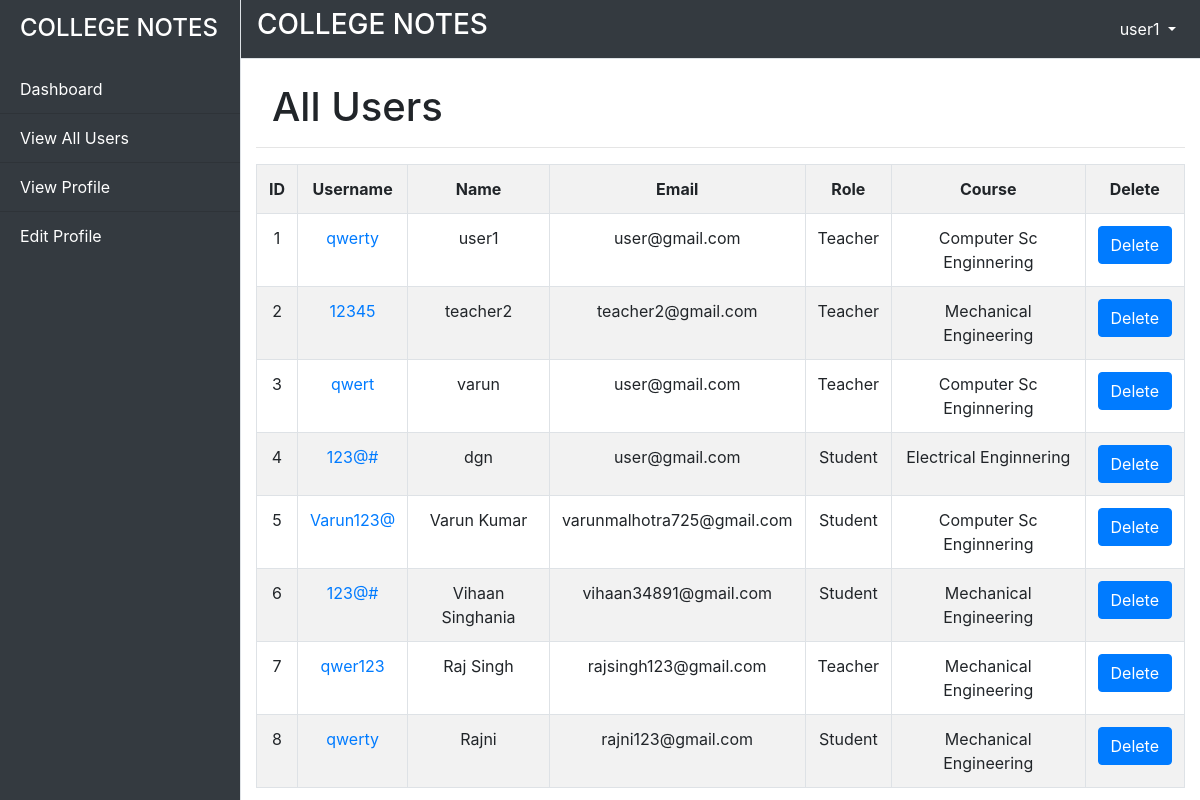
The page /admin.php?adminid=1&myusers=1 on the database its author committed.
### tables this page shows
CREATE TABLE `users` (
  `ID` int(11) NOT NULL,
  `Name` varchar(225) NOT NULL,
  `email` varchar(225) NOT NULL,
  `Username` varchar(225) NOT NULL,
  `Password` varchar(225) NOT NULL,
  `Gender` varchar(225) NOT NULL,
  `Role` varchar(225) NOT NULL,
  `Course` varchar(225) NOT NULL,
  `Image` varchar(225) NOT NULL,
  `About` varchar(225) NOT NULL,
  `Joindate` date NOT NULL
);

### admin.php (the view, shortened to what this page needs)
<?php
        if(isset($_GET['adminid']))
        {
            $conn=mysqli_connect("localhost","root","","project2");
            $id=$_GET['adminid'];
            $sel1="select * from users where ID=$id";
            $res1=mysqli_query($conn,$sel1);
            $res2=mysqli_fetch_array($res1);
        }
        else
        {
            header("location:index.php?ad=1");
        }
    ?>
<!doctype html>
<html lang="en">
  <head>
    <link rel="stylesheet" href="https://stackpath.bootstrapcdn.com/bootstrap/4.5.2/css/bootstrap.min.css">
  </head>
  <body>
        <div class="d-flex" id="wrapper">
            <div class="bg-dark border-right text-white" id="sidebar-wrapper">
                <div class="sidebar-heading"><p class="h4">COLLEGE NOTES</p></div>
                    <div class="list-group list-group-flush">
                        <a href="admin.php?adminid=<?php echo $res2[0];?>" class="list-group-item text-white list-group-item-action bg-dark">Dashboard</a>
                        <a href="admin.php?adminid=<?php echo $res2[0];?>&myusers=1" class="list-group-item text-white list-group-item-action bg-dark">View All Users</a>
                        <a href="admin.php?adminid=<?php echo $res2[0];?>&viewprof=1" class="list-group-item text-white list-group-item-action bg-dark">View Profile</a>
                        <a href="admin.php?adminid=<?php echo $res2[0];?>&editprof=1" class="list-group-item text-white list-group-item-action bg-dark">Edit Profile</a>
                    </div>
                </div>
                <div id="page-content-wrapper">
                    <nav class="navbar navbar-expand-lg navbar-dark bg-dark border-bottom">
                        <p class="h3 text-white aa">COLLEGE NOTES</p>
                        <div class="collapse navbar-collapse text-center" id="navbarSupportedContent">
                            <ul class="navbar-nav ml-auto mt-2 mt-lg-0">
                                <?php
                                    $sel2="select * from users where ID=$res2[0]";
                                    $res2=mysqli_query($conn,$sel2);
                                    $res3=mysqli_fetch_array($res2);
                                ?>
                                <li class="nav-item dropdown">
                                    <a class="nav-link text-white dropdown-toggle" href="#" id="navbarDropdown" role="button" data-toggle="dropdown" aria-haspopup="true" aria-expanded="false">
                                        <?php echo $res3[1];?>
                                    </a>
                                </li>
                        </div>
                    </nav>
                        <?php
                        if(isset($_GET['myusers']))
                        {
                    ?>
                            <div class="container-fluid">
                                <div class="row">
                                    <div class="col-md-12">
                                        <h1 class="mt-4 ml-3 mr-3">All Users</h1>
                                        <hr/>
                                    </div>
                                </div>
                                <div class="row">
                                    <div class="col-md-12 mr-3" style="overflow:scroll;">
                                        <table class="table table-hover table-bordered table-striped text-center w-100">
                                            <tr>
                                                <th>ID</th>
                                                <th>Username</th>
                                                <th>Name</th>
                                                <th>Email</th>
                                                <th>Role</th>
                                                <th>Course</th>
                                                <th>Delete</th>
                                            </tr>
                                            <?php
                                                $a=$_GET['adminid'];
                                                $sel7="select * from users where Role!='Admin'";
                                                $res12=mysqli_query($conn,$sel7);
                                                while($res13=mysqli_fetch_array($res12))
                                                {
                                            ?>
                                                    <tr>
                                                        <td><?php echo $res13[0];?></td>
                                                        <td><a href="admin.php?adminid=<?php echo $a;?>&admin1id=<?php echo $res13[0];?>&viewprof=1" target="_blank"><?php echo $res13[4];?></a></td>
                                                        <td><?php echo $res13[1];?></td>
                                                        <td><?php echo $res13[2];?></td>
                                                        <td><?php echo $res13[6];?></td>
                                                        <td><?php echo $res13[7];?></td>
                                                        <td><a href="admin.php?adminid=<?php echo $a;?>&del=<?php echo $res13[0];?>&myusers=1" onclick="return confirm('Are you sure you want to delete this user?');" class="btn btn-primary">Delete</a></td>
                                                    </tr>
                                            <?php
                                                }
                                            ?>
                                        </table>
                                    </div>
                                </div>
                            </div>
                    <?php
                        }
                ?>
                </div>
            </div>
  </body>
 </body>
</html>

### admin.php (style rules this page uses)
#wrapper { overflow-x: hidden; }
#sidebar-wrapper { min-height: 100vh; margin-left: -15rem; -webkit-transition: margin .25s ease-out; -moz-transition: margin .25s ease-out; -o-transition: margin .25s ease-out; transition: margin .25s ease-out; }
#sidebar-wrapper .sidebar-heading { padding: 0.875rem 1.25rem; font-size: 1.2rem; }
#sidebar-wrapper .list-group { width: 15rem; }
#page-content-wrapper { min-width: 100vw; }
@media (min-width: 768px) { #sidebar-wrapper { margin-left: 0; } }
@media (min-width: 768px) { #page-content-wrapper { min-width: 0; width: 100%; } }

### rows shown on the page
users: Name "user1", ID "1", Password "qwerty", email "user@gmail.com", Role "Teacher", Course "Computer Sc Enginnering"
users: ID "2", Password "12345", Name "teacher2", email "teacher2@gmail.com", Role "Teacher", Course "Mechanical Engineering"
users: ID "3", Password "qwert", Name "varun", email "user@gmail.com", Role "Teacher", Course "Computer Sc Enginnering"
users: ID "4", Password "123@#", Name "dgn", email "user@gmail.com", Role "Student", Course "Electrical Enginnering"
users: ID "5", Password "Varun123@", Name "Varun Kumar", email "varunmalhotra725@gmail.com", Role "Student", Course "Computer Sc Enginnering"
users: ID "6", Password "123@#", Name "Vihaan Singhania", email "vihaan34891@gmail.com", Role "Student", Course "Mechanical Engineering"
users: ID "7", Password "qwer123", Name "Raj Singh", email "rajsingh123@gmail.com", Role "Teacher", Course "Mechanical Engineering"
users: ID "8", Password "qwerty", Name "Rajni", email "rajni123@gmail.com", Role "Student", Course "Mechanical Engineering"
